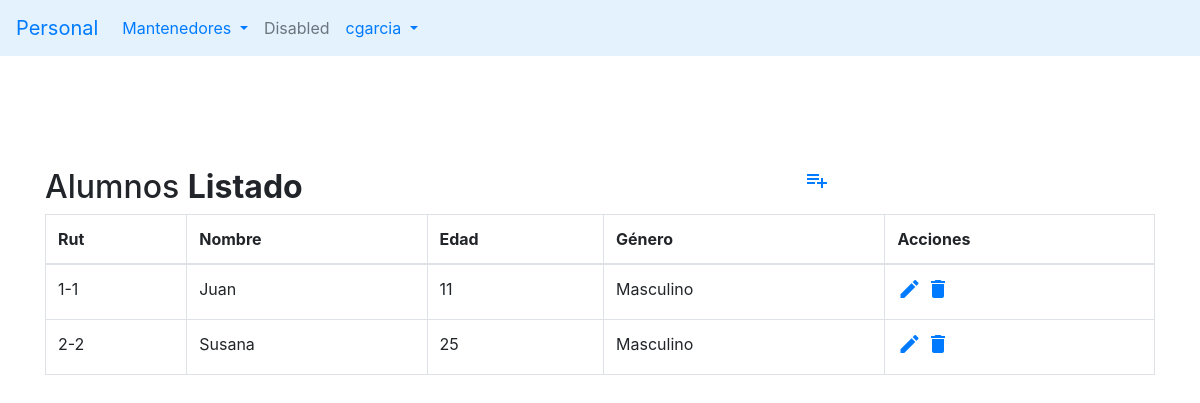
The app's page /personas/crud_alumno with its own data.
### personas/models.py (models this page shows, shortened)
class Persona(models.Model):
    rut    = models.CharField(max_length=10, primary_key=True)
    nombre = models.CharField(max_length=30, blank=True, null=True)
    edad   = models.IntegerField(blank=True, null=True)
    activo = models.IntegerField(blank=True, null=True)

class Alumno(Persona):
    id_genero        = models.ForeignKey('personas.Genero', models.DO_NOTHING, db_column='idGenero')
    fecha_nacimiento = models.DateField(db_column='fechaNacimiento', blank=True, null=True)
    foto             = models.ImageField(upload_to=cargarFoto, null=True)

class Persona(models.Model):
    rut    = models.CharField(max_length=10, primary_key=True)
    nombre = models.CharField(max_length=30, blank=True, null=True)
    edad   = models.IntegerField(blank=True, null=True)
    activo = models.IntegerField(blank=True, null=True)

class Genero(models.Model):
    id_genero  = models.AutoField(db_column='idGenero', primary_key=True)
    genero     = models.CharField(max_length=20, blank=False, null=False)
    def __str__(self):
        return str(self.genero)

### personas/views.py (the view)
# urls.py: path('crud_alumno', views.crud_alumno, name='crud_alumno'),
def crud_alumno(request):
    print("hola  estoy en crud_alumnos...")
    alumnos = Alumno.objects.all()
    context = {'alumnos': alumnos,'accion': 'tabla'}
    return render(request, 'personas/crud_alumno.html', context)

### personas/templates/personas/crud_alumno.html (shortened to what this page needs)
{% extends "personas/base.html" %}
{% block content%}
<br>
    <div class="container">
        {% if accion == "tabla" %}
            <br>
            <br><br><br>
            <div id="cuadro1">
                <div class="table-wrapper">
                   <div class="table-title">
                        <div class="row">
                            <div class="col-sm-8"><h2>Alumnos <b>Listado</b></h2></div>
                            <div class="col-sm-4">
                                 <a class="add"    title="Agregar"    data-toggle="tooltip"
                                   href="{% url 'cargar_formulario_alumno' %}">
                                     <i class="material-icons"></i></a>
                            </div>
                        </div>
                    </div>
                    <table  class="table table-bordered">
                        <thead>
                        <tr>
                            <th scope="col">Rut</th>
                            <th scope="col">Nombre</th>
                            <th scope="col">Edad</th>
                            <th scope="col">Género</th>
                            <th scope="col">Acciones</th>
                        </tr>
                        </thead>
                        <tbody>
                        {% for alumno in alumnos %}
                            <tr>
                                <td>{{alumno.rut}}</td>
                                <td>{{alumno.nombre}}</td>
                                <td>{{alumno.edad}}</td>
                                <td>{{alumno.id_genero}}</td>
                                <td>
                                    <a class="edit"   title="Edit"   data-toggle="tooltip"
                                        href="{% url 'editar_alumno' pk=alumno.rut %}">
                                        <i class="material-icons"></i></a>
                                    <a class="delete" title="Delete" data-toggle="tooltip"
                                        href="{% url 'del_alumno' pk=alumno.rut %}">
                                        <i class="material-icons"></i></a>
                                </td>
                            </tr>
                        {% endfor %}
                        </tbody>
                    </table>
                </div>
            </div>
        {% endif %}
    </div>
{% endblock %}

### records on screen
Alumno: rut "1-1", nombre "Juan", edad "11", id_genero "Masculino"
Alumno: rut "2-2", nombre "Susana", edad "25", id_genero "Masculino"
